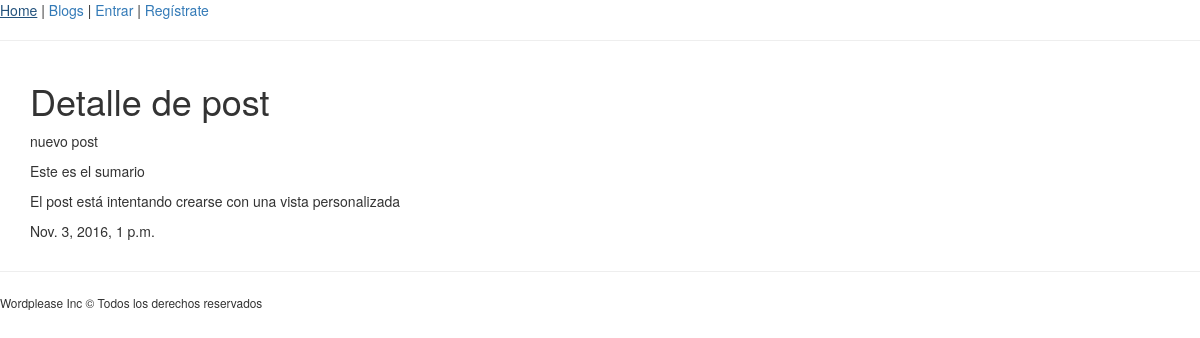
Page /blogs/jesanchez/14 on the committed database.
### posts/models.py (models this page shows, shortened)
class Post(models.Model):
    blog = models.ForeignKey(Blog, related_name="posts")
    title = models.CharField(max_length=150)
    summary = models.TextField(max_length=400)
    body = models.TextField(default='')
    image_url = models.URLField(blank=True, null=True, default="")
    date_published = models.DateTimeField(default='')
    category = models.ManyToManyField('Category')
    created_at = models.DateTimeField(auto_now_add=True)
    modified_at = models.DateTimeField(auto_now=True)

### posts/views.py (the view)
# urls.py: url(r'^blogs/(?P<username>[-\w]+)/(?P<pk>[0-9]+)$', PostDetailView.as_view(), name='post_detail'),
class PostDetailView(DetailView):
    model = Post
    template_name = 'posts/post_detail.html'
    """
    def get(self, request, username, pk):
        posible_post = Post.objects.filter(pk=pk)
        post = posible_post[0] if len(posible_post) >= 1 else None
        if post is not None:
            context = {
                'post': post
            }
            return render(request, 'posts/post_detail.html', context)
        else:
            return HttpResponseNotFound('No existe el post.')
    """

### posts/templates/posts/post_detail.html (shortened to what this page needs)
{% extends 'base.html' %}
{% block section %}
    <h1> Detalle de post</h1>
    <p>{{ object.title }}</p>
    <p>{{ object.summary }}</p>
    <p>{{ object.body }}</p>
    <p>{{ object.date_published }}</p>
{% endblock %}

### rows in the picture
Post: title "nuevo post", summary "Este es el sumario", body "El post está intentando crearse con una vista personalizada", date_published "Nov. 3, 2016, 1 p.m."
